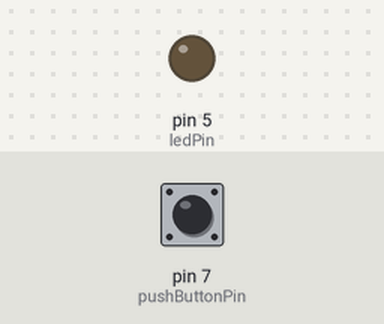
A sketch run on a simulated Arduino Uno, built with avr-gcc and run on an emulated ATmega328P. On the bench: output pins drawn as LEDs (lit = HIGH). The inputs (shaded band) are chosen by the test bench; at power-on: pin 7 (pushButtonPin) HIGH.

Above: at 1.2 s.
1.3 s: pin 7 (pushButtonPin) pulled LOW for 0.15 s
At 1.37 s:
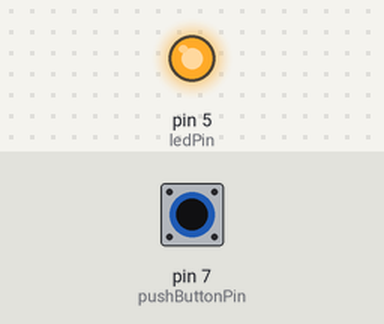
2.9 s: pin 7 (pushButtonPin) pulled LOW for 3.2 s
At 7.2 s:
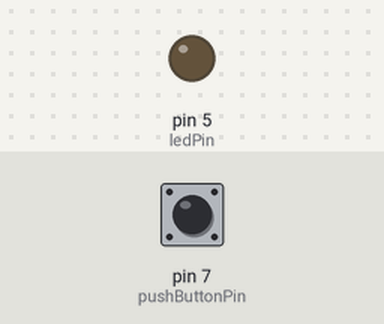
Timing chart, 0 to 8.7 s (numbered marks = the images above; inputs shaded):
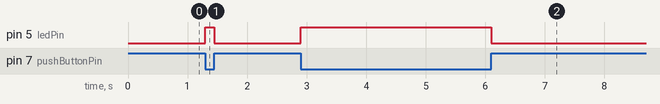

The sketch:

TWW_PushButton_Input.ino
```cpp
// Detect pushbutton closed
/**********************************/
const int pushButtonPin = 7;  // Port number pushbutton is connected to.
const int ledPin = 5;         // Port number led is connected to.
/**********************************/
// Called once at start up
void setup()
{
  pinMode(pushButtonPin, INPUT);  // Initialize the pushbutton pin as input port
  pinMode(ledPin, OUTPUT);        // Initialize the led pin as output port
}
/**********************************/
// Called repeatedly until the reset button is pressed
void loop()
{
  // If pushbutton is closed...
  if ( digitalRead(pushButtonPin) == LOW )
  {
    digitalWrite(ledPin, HIGH); // Turn on the led
  }
  else
  {
    digitalWrite(ledPin, LOW);  // Turn off the led
  }
}
/************************************/
```

Measured:
- after the input at 1.3 s, pin 5 (ledPin): LOW → HIGH at once, → LOW 0.15 s later
- after the input at 2.9 s, pin 5 (ledPin): LOW → HIGH at once, → LOW 3.2 s later
